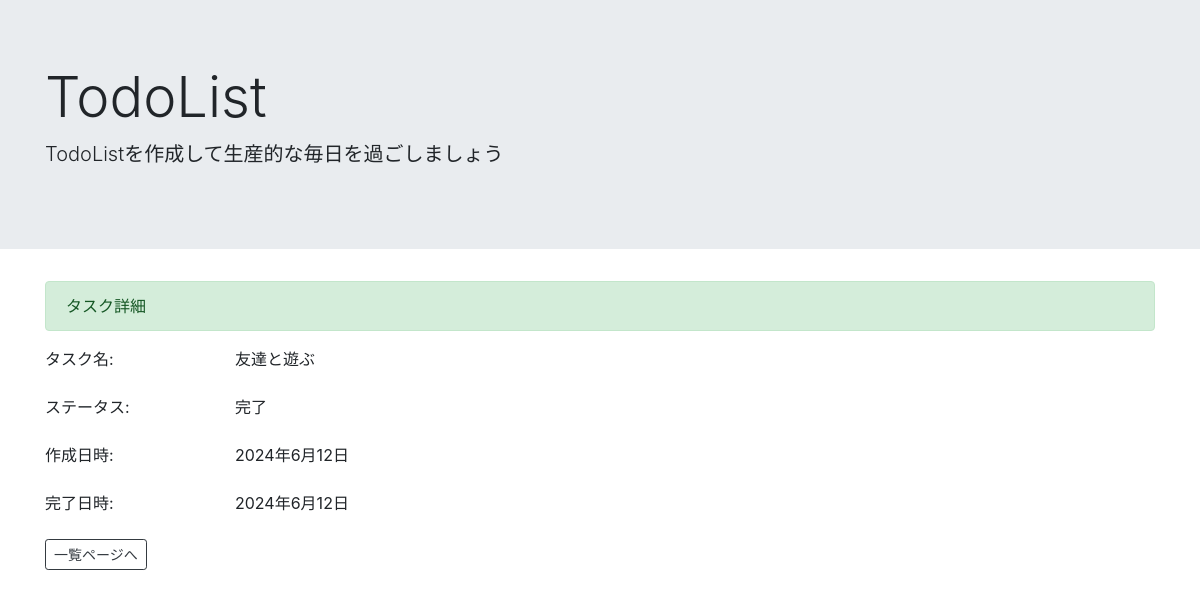
Page /detail/19 on the committed database.
### todo/models.py (models this page shows, shortened)
class Task(models.Model):
  task_name = models.CharField('タスク名', max_length=20, validators=[validate_task_name], null=False, blank=False)
  status_id = models.ForeignKey(Status,
                      verbose_name='ステータス',
                      on_delete=models.CASCADE,
                      null=False,
                      blank=False,
                      validators=[validate_status_id])
  start_date = models.DateField('作成日時', auto_now_add=True)
  end_date = models.DateField('完了日時', null=True, blank=True)
  deleted_flg = models.BooleanField('削除フラグ', default=False)
  objects = TaskManager()

class Status(models.Model):
  status = models.CharField('ステータス', max_length=20)
  def __str__(self):
    return self.status

### todo/views.py (the view)
# urls.py: path('detail/<int:pk>', views.TaskDetail, name='detail'),
def TaskDetail(request, pk):
  task = get_object_or_404(Task, pk=pk)
  return render(request, 'detail.html', {'task': task})

### todo/models.py (called while the page is built)
  def get_queryset(self):
    return super().get_queryset().filter(deleted_flg=False)

### templates/detail.html (shortened to what this page needs)
{% extends 'base.html' %}
{% block header %}
タスク詳細
{% endblock header %}
{% block content %}
<div class="row mb-4">
  <div class="col-md-2">
    タスク名:
  </div>
  <div class="col-md-2">
    {{ task.task_name }}
  </div>
</div>
<div class="row mb-4">
  <div class="col-md-2">
    ステータス:
  </div>
  <div class="col-md-2">
    {{ task.status_id }}
  </div>
</div>
<div class="row mb-4">
  <div class="col-md-2">
    作成日時:
  </div>
  <div class="col-md-2">
    {{ task.start_date }}
  </div>
</div>
<div class="row mb-4">
  <div class="col-md-2">
    完了日時:
  </div>
  <div class="col-md-2">
    {{ task.end_date }}
  </div>
</div>
<a href="{% url 'list' %}" class="btn btn-outline-dark btn-sm" tabindex="-1" role="button" aria-disabled="true">一覧ページへ</a>
{% endblock content %}

### rows in the picture
Task: task_name "友達と遊ぶ", status_id "完了", start_date "2024年6月12日", end_date "2024年6月12日"
